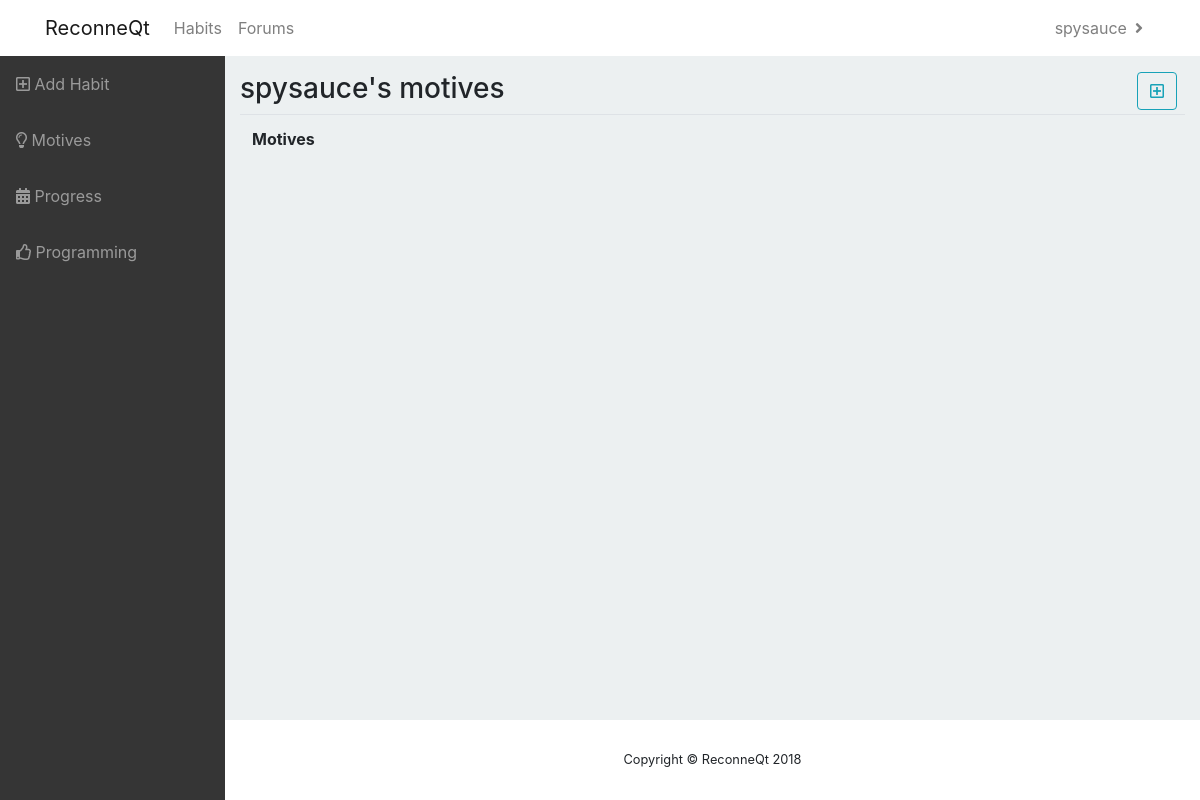
Before: /reconneqt/motives/ (signed in) with the older database file.
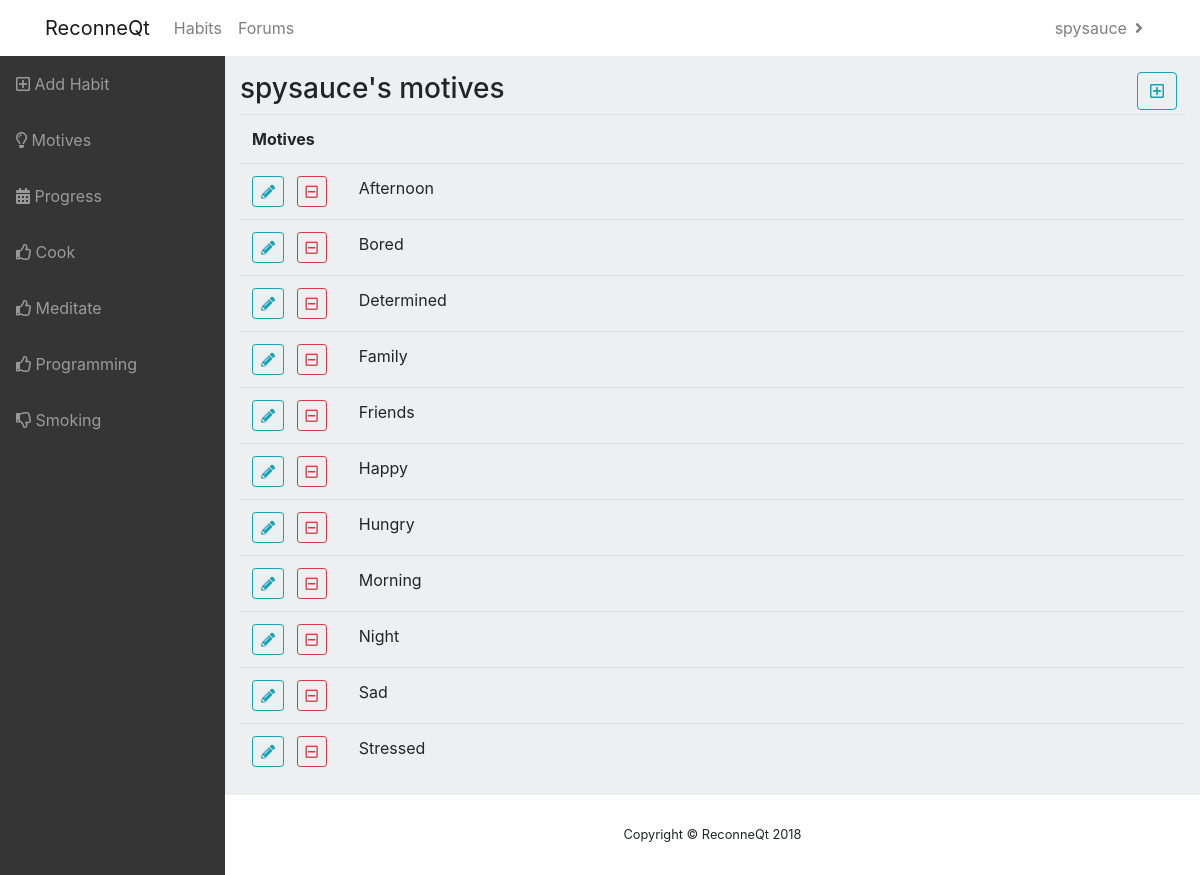
After: the same page with the newer database file.
### habits/models.py (models this page shows, shortened)
class Habit(models.Model):
    habit_name = models.CharField(max_length=30)
    good_habit = models.BooleanField(default=False)
    user = models.ForeignKey(User, on_delete=models.CASCADE)
    class Meta:
        ordering = ('habit_name',)

class Motive(models.Model):
    motive_name = models.CharField(max_length=100)
    user = models.ForeignKey(User, on_delete=models.CASCADE)
    def __str__(self):
        return self.motive_name
    class Meta:
        ordering = ('motive_name',)

### habits/views/motives.py (the view)
# urls.py: path('motives/', views.motives, name='motives'),
@login_required
def motives(request):
    try:
        user_id = int(request.user.id)
        habit_list = Habit.objects.filter(user_id=user_id)
        motive_list = Motive.objects.filter(user_id=user_id)
        context = {
            'habit_list': habit_list,
            'motive_list': motive_list
        }
    except User.DoesNotExist:
        raise Http404("User does not exist")
    return render(request, 'habits/motive_detail.html', context)

### habits/templates/habits/motive_detail.html
{% extends "habits/base_habits.html" %}
{% block dynamic_menu %}
  {% for habit in habit_list %}
  <li class="nav-item">
    {% if habit.good_habit %}
    <a href="{% url 'habit_detail' habit.id %}" class="nav-link">
      <i class="far fa-thumbs-up"></i>
      <span>{{ habit.habit_name }}</span>
    </a>
    {% else %}
    <a href="{% url 'habit_detail' habit.id %}" class="nav-link">
      <i class="far fa-thumbs-down"></i>
      <span>{{ habit.habit_name }}</span>
    </a>
    {% endif %}
  </li>
  {% endfor %}
{% endblock %}
{% block main %}
<span data-toggle="modal">
  <a id="new-motive-button" data-form="{% url 'motive_new' %}" href="#" class="btn btn-outline-info mr-2" style="float:right" role="button" data-toggle="tooltip" data-target="#modal" data-placement="bottom" title="Add a motive">
    <i class="far fa-plus-square"></i>
  </a>
</span>
<h3>{{user}}'s motives</h3>
<table class="table">
  <tr>
    <th>Motives</th>
    <th></th>
  </tr>
  {% for motive in motive_list %}
  <tr>
    <td class="fit">
      <span data-toggle="modal">
        <a data-form="{% url 'motive_edit' pk=motive.id %}" href="#" class="edit-motive-button btn btn-outline-info mr-2 btn-sm" role="button" data-toggle="tooltip" data-target="#modal" data-placement="bottom" title="Edit {{ motive }}">
          <i class="fas fa-pencil-alt"></i>
        </a>
      </span>
      <a href="{% url 'motive_delete' pk=motive.pk %}" class="btn btn-outline-danger mr-2 btn-sm" role="button" data-toggle="tooltip" data-placement="bottom" id="delete_habit" title="Delete {{ motive }}">
        <i class="far fa-minus-square"></i>
      </a>
    </td>
    <td>
      {{ motive }}
    </td>
  </tr>
  {% endfor %}
</table>
{% endblock %}

### habits/templates/habits/base_habits.html (shortened to what this page needs)
{% extends "habits/base_template.html" %}
{% load staticfiles %}
{% block css %}
<link href="{% static 'habits/css/sb-admin.css' %}" rel="stylesheet">
<link href="{% static 'habits/css/starter-template.css' %}" rel="stylesheet">
{% endblock %}
{% block content %}
  {% if not user.is_anonymous %}
  <div id="wrapper">
    <ul class="sidebar navbar-nav">
      <li class="nav-item">
        <span data-toggle="modal">
          <a id="new-habit-button" class="nav-link" data-target="#modal" data-form="{% url 'habit_new' %}" href="#" data-toggle="tooltip" data-placement="right" title="Add a habit">
            <i class="far fa-plus-square"></i>
            <span>Add Habit</span>
          </a>
        </span>
      </li>
      <li class="nav-item">
        <a class="nav-link" href="{% url 'motives' %}">
          <i class="far fa-lightbulb"></i>
          <span>Motives</span>
        </a>
      </li>
      <li class="nav-item">
        <a class="nav-link" href="{% url 'progress' %}">
          <i class="fas fa-calendar-alt"></i>
          <span>Progress</span>
        </a>
      </li>
      {% block dynamic_menu %}{% endblock %}
    </ul>
    <div id="content-wrapper">
      <div class="container-fluid">
          {% block main %}{% endblock %}
          <footer class="sticky-footer">
            <div class="container my-auto">
              <div class="copyright text-center my-auto">
                <span>Copyright © ReconneQt 2018</span>
              </div>
            </div>
          </footer>
        </div>
      </div>
    </div>
  {% else %}
  <div id="content-wrapper">
    <div class="container-fluid">
      <p>Please login to see this page.</p>
    </div>
  </div>
  {% endif %}
{% endblock %}

### habits/templates/habits/base_template.html (shortened to what this page needs)
{% load static %}
<!doctype html>
<html lang="en">
  <head>
    <link rel="stylesheet" href="https://maxcdn.bootstrapcdn.com/bootstrap/4.0.0/css/bootstrap.min.css"
>
    <link rel="stylesheet" href="https://use.fontawesome.com/releases/v5.2.0/css/all.css">
    <link href="{% static 'habits/css/landing-page.css' %}" rel="stylesheet">
    <link href="{% static 'habits/css/bootstrap-datepicker3.min.css' %}" rel="stylesheet">
    {% block css %}{% endblock %}
  </head>
  <body>
    <nav class="navbar navbar-expand-md navbar-light static-top">
      <div class="container">
        <a class="navbar-brand" href="{% url 'index' %}">ReconneQt</a>
        <div class="collapse navbar-collapse" id="navbarsExampleDefault">
          <ul class="navbar-nav mr-auto">
            {% if not user.is_anonymous %}
            <li class="nav-item">
              <a class="nav-link" href="{% url 'progress' %}">Habits</a>
            </li>
            {% endif %}
            <li class="nav-item">
              <a class="nav-link" href="{% url 'forum' %}">Forums</a>
            </li>
          </ul>
          <ul class="navbar-nav">
            {% if not user.is_anonymous %}
            <li class="nav-item dropdown">
                <a class="nav-link dropdown-toggle float-right" href="http://example.com" id="userdropdown"
                data-toggle="dropdown" aria-haspopup="true" aria-expanded="false">{{ user.get_username }}</a>
            </li>
            {% else %}
            <li class="nav-item">
              <a class="nav-link" href="{% url 'login' %}?next={{request.path}}">Login</a>
            </li>
            {% endif %}
          </ul>
        </div>
      </div>
    </nav>
    {% block content %}{% endblock %}
  </body>
</html>

### habits/static/habits/css/landing-page.css (style rules this page uses)
.table td.fit, .table th.fit { white-space: nowrap; width: 1%; }

### habits/static/habits/css/sb-admin.css (style rules this page uses)
html { position: relative; min-height: 100%; }
body { height: 100%; }
#wrapper { display: -webkit-box; display: -ms-flexbox; display: flex; }
#wrapper #content-wrapper { overflow-x: hidden; width: 100%; padding-top: 1rem; padding-bottom: 80px; background: #ecf0f1; }
.navbar-nav .nav-item.dropdown .dropdown-toggle::after { width: 1rem; text-align: center; float: right; vertical-align: 0; border: 0; font-weight: 900; content: '\f105'; font-family: 'Font Awesome 5 Free'; }
.sidebar { width: 90px !important; background-color: #353535; min-height: calc(100vh - 56px); }
.sidebar .nav-item:last-child { margin-bottom: 1rem; }
.sidebar .nav-item .nav-link { text-align: center; padding: 0.75rem 1rem; width: 90px; }
.sidebar .nav-item .nav-link span { font-size: 0.65rem; display: block; }
.sidebar .nav-item .nav-link { color: rgba(255, 255, 255, 0.5); }
@media (min-width: 768px) { .sidebar { width: 225px !important; } }
@media (min-width: 768px) { .sidebar .nav-item .nav-link { display: block; width: 100%; text-align: left; padding: 1rem; width: 225px; } }
@media (min-width: 768px) { .sidebar .nav-item .nav-link span { font-size: 1rem; display: inline; } }
:root { --input-padding-x: 0.75rem; --input-padding-y: 0.75rem; }
footer.sticky-footer { display: -webkit-box; display: -ms-flexbox; display: flex; position: absolute; right: 0; bottom: 0; width: calc(100% - 90px); height: 80px; background-color: #fff; }
footer.sticky-footer .copyright { line-height: 1; font-size: 0.8rem; }
@media (min-width: 768px) { footer.sticky-footer { width: calc(100% - 225px); } }

### habits/static/habits/css/starter-template.css (style rules this page uses)
body { overflow-x: hidden; background: #fff; }

Changed rows visible on the page:
added Habit: habit_name "Cook"
added Habit: habit_name "Meditate"
added Habit: habit_name "Smoking"
added Motive: motive_name "Afternoon"
added Motive: motive_name "Bored"
added Motive: motive_name "Determined"
added Motive: motive_name "Family"
added Motive: motive_name "Friends"
added Motive: motive_name "Happy"
added Motive: motive_name "Hungry"
added Motive: motive_name "Morning"
added Motive: motive_name "Night"
added Motive: motive_name "Sad"
added Motive: motive_name "Stressed"
